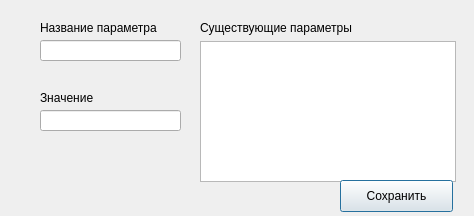
<?xml version="1.0" encoding="UTF-8"?>
<ui version="4.0">
 <class>Dialog</class>
 <widget class="QDialog" name="Dialog">
  <property name="geometry">
   <rect>
    <x>0</x>
    <y>0</y>
    <width>474</width>
    <height>216</height>
   </rect>
  </property>
  <property name="windowTitle">
   <string>Dialog</string>
  </property>
  <widget class="QLineEdit" name="parameter_name">
   <property name="geometry">
    <rect>
     <x>40</x>
     <y>40</y>
     <width>141</width>
     <height>21</height>
    </rect>
   </property>
  </widget>
  <widget class="QLineEdit" name="parameter_value">
   <property name="geometry">
    <rect>
     <x>40</x>
     <y>110</y>
     <width>141</width>
     <height>21</height>
    </rect>
   </property>
  </widget>
  <widget class="QLabel" name="label">
   <property name="geometry">
    <rect>
     <x>40</x>
     <y>20</y>
     <width>141</width>
     <height>16</height>
    </rect>
   </property>
   <property name="text">
    <string>Название параметра</string>
   </property>
  </widget>
  <widget class="QLabel" name="label_2">
   <property name="geometry">
    <rect>
     <x>40</x>
     <y>90</y>
     <width>60</width>
     <height>16</height>
    </rect>
   </property>
   <property name="text">
    <string>Значение</string>
   </property>
  </widget>
  <widget class="QListView" name="parameter_list">
   <property name="geometry">
    <rect>
     <x>200</x>
     <y>41</y>
     <width>256</width>
     <height>141</height>
    </rect>
   </property>
  </widget>
  <widget class="QLabel" name="label_3">
   <property name="geometry">
    <rect>
     <x>200</x>
     <y>20</y>
     <width>181</width>
     <height>16</height>
    </rect>
   </property>
   <property name="text">
    <string>Существующие параметры</string>
   </property>
  </widget>
  <widget class="QPushButton" name="save_parameter_button">
   <property name="geometry">
    <rect>
     <x>340</x>
     <y>180</y>
     <width>113</width>
     <height>32</height>
    </rect>
   </property>
   <property name="text">
    <string>Сохранить</string>
   </property>
  </widget>
 </widget>
 <resources/>
 <connections/>
</ui>
